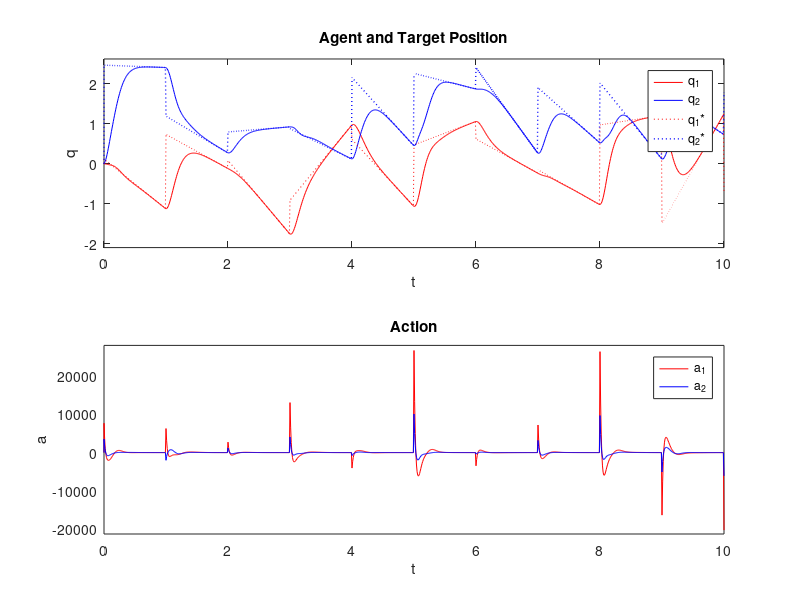

Write the MATLAB code that produced this figure.
clear variables;
clc;
clf;

%DEFINING HELPER FUNCTIONS --

%Note that in the following functions q/q_vel, etc are just param names. They wouldn't be equivalent
%to the actual q/q_vel, etc, but rather whatever is passed in. You can
%check this by changing psi/zeta estimates and noting that outcome changes.
Hurwitz = @(q, q_vel, q_acc, q_star, q_star_vel) (-45 * q_acc) + (-675 * (q_vel - q_star_vel)) + (-3375 * (q - q_star));

%computes M Matrix on rhs of torque equation, (first and second derivative of q)
M = @(psi_1, psi_2, psi_3, q)[psi_1 + (2 * psi_2 * cos(q(2))), psi_3 + (psi_2 * cos(q(2))); 
    psi_3 + (psi_2 * cos(q(2))), psi_3];

%Inverts matrix M
M_inv = @(psi_1, psi_2, psi_3, q)inv(M(psi_1, psi_2, psi_3, q));

%computes GAMMA Matrix on rhs of torque equation,
GAMMA = @(q, q_vel)[-q_vel(2), -sum(q_vel); q_vel(1), 0] * q_vel; 

%Computes Torque using GAMMA and M matrix following equation in handout.
Tao = @(psi_1, psi_2, psi_3, q, q_vel, q_acc)(M(psi_1, psi_2, psi_3, q) ...
    * q_acc) + (psi_2 * sin(q(2)) * GAMMA(q, q_vel));

%computes q_acc by inversing torque equation using current torque and q and q_vel
ACC = @(psi_1, psi_2, psi_3, q, q_vel, torque)M_inv(psi_1, psi_2, psi_3, q)...
    * (torque - ((psi_2 * sin(q(2)) * GAMMA(q, q_vel)))); 

% SETTING PARAMETERS --
Dt = 0.01;  % time step in s
dur = 10;  % duration of run in s
step = 0;  % # time steps since simulation began

zeta = 0.75;
[psi_1, psi_2, psi_3] = deal(1.88, 0.6, 0.48);

q_min = [-2; 0]; % max and min joint constraints.
q_max = [1.5; 2.5];

% INITIALIZE --
t = 0;
a = [0; 0]; %action values

q = [0; 0]; % Agent joint-angle vectors [shoulder, elbow]
q_vel = [0; 0];
q_acc = [0; 0];
torque = [0; 0];

q_est = [0; 0]; % Agent joint-angle vector estimates [shoulder, elbow]
q_est_vel = [0; 0];
q_est_acc = [0; 0];
torque_est = [0; 0];

psi_1_est = 1.88; %Agent Parameter Estimates
psi_2_est = 0.6;
psi_3_est = 0.48;
zeta_est = 0.75;

q_star = [0; 0];  % target joint-angle vectors [shoulder, elbow]
q_star_vel = [0; 0]; 

% Set up graphics
DATA = zeros(9, 1 + floor(dur/Dt));  % allocate memory
i_gp = 1;  % index of graph pts
DATA(:, i_gp) = [t; q; q_star; a; q_star_vel];

% Run time loop
for t = 0:Dt:dur %This loop iterates over time steps from 0 to dur with a time step of Dt

    if mod(t, 1) == 0
        %Calculating new random position and velocity values for target.
        new_shoulder_angle = (rand * 3.5) + q_min(1);
        new_elbow_angle = (rand * 2.5) + q_min(2);
        
        %the min/max velocity range for shoulder/elbow_glide (so we don't leave bounds).
        bound_shoulder_glide_vel = [q_min(1) - new_shoulder_angle; q_max(1) - new_shoulder_angle];
        bound_elbow_glide_vel = [q_min(2) - new_elbow_angle; q_max(2) - new_elbow_angle]; 
        
        %Assigning random position/velocities within given ranges for target
        new_shoulder_angle_vel = rand * (bound_shoulder_glide_vel(2) - bound_shoulder_glide_vel(1)) +  bound_shoulder_glide_vel(1);
        new_elbow_angle_vel = rand * (bound_elbow_glide_vel(2) - bound_elbow_glide_vel(1)) +  bound_elbow_glide_vel(1);
        q_star = [new_shoulder_angle; new_elbow_angle];
        q_star_vel = [new_shoulder_angle_vel; new_elbow_angle_vel];
        
        % resetting agent estimates to correct value 
        q_est = q;
        q_est_vel = q_vel;
        q_est_acc = q_acc;
        torque_est = torque;
        %Note q_est_acc doesn't need to be reset, as it is always
        %recalculated from the other estimates. I will just reset it
        %regardless, even though it gives a small underline warning.
    end

    % COMPUTE NEXT STATE
    
    %1. Agents estimated next state.

    %Action controls change in torque, which is proportional to
    %acceleration, acceleration controls change in velocity which controls
    %change in position.

    %Using third order hurwitz we choose desired change in acceleration 
    % that drives distance from target to 0
    delta_a_desired = Hurwitz(q_est, q_est_vel, q_est_acc, q_star, q_star_vel); %This was initially q_vel, but I changed this after the assignment
    %I lost points on the above, and because there were some unsmooth
    %parts. 

    %I now convert this change in acceleration to its equivalent value as a
    %change in torque. (we might have done this conversion 
    %inside the earlier polynomial, but this would have caused 
    %the formulae to become unreadable, so I just did it after finding 
    %delta_a_desired.)

    %Finding delta_torque that gives equivalent change in acceleration
    torque_desired = Tao(psi_1_est, psi_2_est, psi_3_est, q_est, q_est_vel, q_est_acc + delta_a_desired);
    delta_torque_desired = torque_desired - torque_est;
    %Choosing action that gives desired delta_torque (based on diff equation).
    a = (zeta_est * torque_est) + (delta_torque_desired); 

    %Now agent calculates future state based on action:
    torque_dot_est = (a - (zeta_est * torque_est));
    % Calculating next state torque estimate.
    torque_est = torque_est + Dt * torque_dot_est;
    % Calculating acceleration estimate by reversing torque equation
    q_est_acc = ACC(psi_1_est, psi_2_est, psi_3_est, q_est, q_est_vel, torque_est);
    % Updating Velocity estimate.
    q_est_vel = q_est_vel + Dt * q_est_acc;
    % Updating Position estimate.
    q_est = q_est + Dt * q_est_vel;

    %Keep agent estimates in bounds:
    q_est = max(q_min, min(q_max, q_est));
    q_est_vel = q_est_vel - q_est_vel.*( (q_est == q_max).*(q_est_vel > 0) + (q_est == q_min).*(q_est_vel < 0));

    %2. Agent's actual next state (repeats above calculations, with correct parameter vals).
    torque_dot = (a - (zeta * torque));
    torque = torque + Dt * torque_dot;
    q_acc = ACC(psi_1, psi_2, psi_3, q, q_vel, torque);
    q_vel = q_vel + Dt * q_acc;
    q = q + Dt * q_vel;

    q = max(q_min, min(q_max, q));
    q_vel = q_vel - q_vel.*( (q == q_max).*(q_vel > 0) + (q == q_min).*(q_vel < 0));
    
    %Updating target position.
    q_star = q_star + Dt * q_star_vel;  

    % Record data for plotting
    i_gp = i_gp + 1;
    DATA(:, i_gp) = [t; q_est; q_star; a; a];

end  % t
DATA = DATA(:, 1:i_gp);

close all;

% Plot
figure;

% First panel
subplot(2, 1, 1);
plot(DATA(1, :), DATA(2, :), 'r');  % Plot first component of q*
hold on;
plot(DATA(1, :), DATA(3, :), 'b');  % Plot second component of q*
plot(DATA(1, :), DATA(4, :), ':', 'LineWidth', 0.5, 'Color', 'red');  % Plot first component of q*
plot(DATA(1, :), DATA(5, :), ':', 'LineWidth', 1, 'Color', 'blue');  % Plot second component of q*
title('Agent and Target Position');
xlim([0, dur]);
ylim(1.05*[min(q_min), max(q_max)]);
ylabel('q');
xlabel('t');
legend('q_1', 'q_2', 'q_1*', 'q_2*');

% Second panel
subplot(2, 1, 2);
plot(DATA(1, :), DATA(6, :), 'r');  % Plot first component of action
hold on;
plot(DATA(1, :), DATA(7, :), 'b');  % Plot second component of action
title('Action');
xlim([0, dur]);
min_y_lim = min(min(DATA(6:7, :)));
max_y_lim = max(max(DATA(6:7, :)));
ylim(1.05*[min_y_lim, max_y_lim]);
ylabel('a');
xlabel('t');
legend('a_1', 'a_2');

set(gca, 'TickLength', [0, 0]);
set(gcf, 'Name', 'Inertial time opt', 'NumberTitle', 'off');